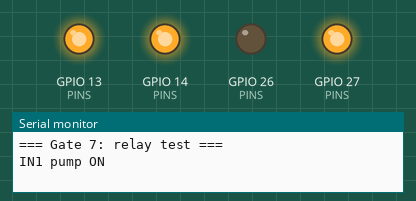
Recording of a sketch running on a simulated ESP32. Parts: output pins drawn as LEDs (lit = HIGH), the last lines printed to the serial monitor.

Above: at 0.5 s.
At 3.5 s:
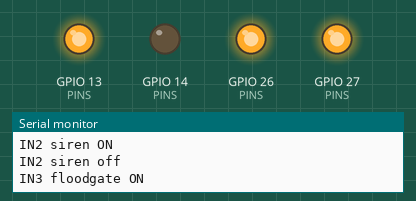
At 5.0 s:
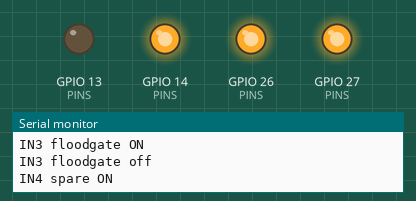
At 7.2 s:
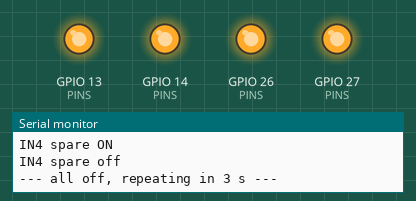
At 11.0 s:
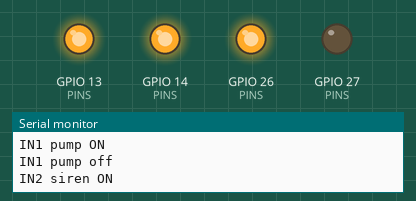
Timing chart, 0 to 11.7 s (numbered marks = the images above):
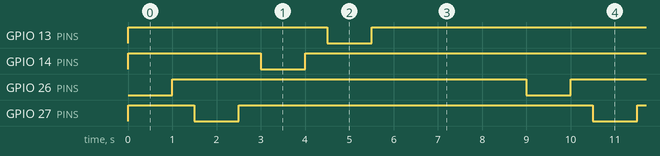

Measured:
- by itself, GPIO 13 (PINS), GPIO 14 (PINS), GPIO 26 (PINS), GPIO 27 (PINS): alternates HIGH for 8.0 s and LOW for 1.0 s
- by itself, everything shown: repeats every 9.0 s, in 8 steps

The sketch:

gate7_relay.ino
```cpp
/* Gate 7 — relay board desk test. No Wi-Fi, no loads on the screw terminals.
 *
 * WIRING (relay board pin header -> ESP32)
 *   VCC -> breadboard + rail (5V)     GND -> breadboard - rail
 *   IN1 -> P26 (pump)   IN2 -> P27 (siren)   IN3 -> P14 (floodgate)   IN4 -> P13 (spare)
 *   Leave the yellow JD-VCC jumper ON for this test.
 *
 * PASS: each relay clicks on, its little LED lights for 1 s, then clicks off,
 *       one after another, and the Serial Monitor names the right one.
 */

#define RELAY_ACTIVE_LOW true   // most blue 4-channel boards: LOW = relay on

const int  PINS[]  = { 26, 27, 14, 13 };
const char* NAMES[] = { "IN1 pump", "IN2 siren", "IN3 floodgate", "IN4 spare" };

void setRelay(int pin, bool on) {
  digitalWrite(pin, (on == RELAY_ACTIVE_LOW) ? LOW : HIGH);
}

void setup() {
  Serial.begin(115200);
  for (int pin : PINS) {
    pinMode(pin, OUTPUT);       // must come first on ESP32 core 3.x
    setRelay(pin, false);
  }
  Serial.println("\n=== Gate 7: relay test ===");
}

void loop() {
  for (int i = 0; i < 4; i++) {
    Serial.printf("%s ON\n", NAMES[i]);
    setRelay(PINS[i], true);
    delay(1000);
    setRelay(PINS[i], false);
    Serial.printf("%s off\n", NAMES[i]);
    delay(500);
  }
  Serial.println("--- all off, repeating in 3 s ---");
  delay(3000);
}
```
